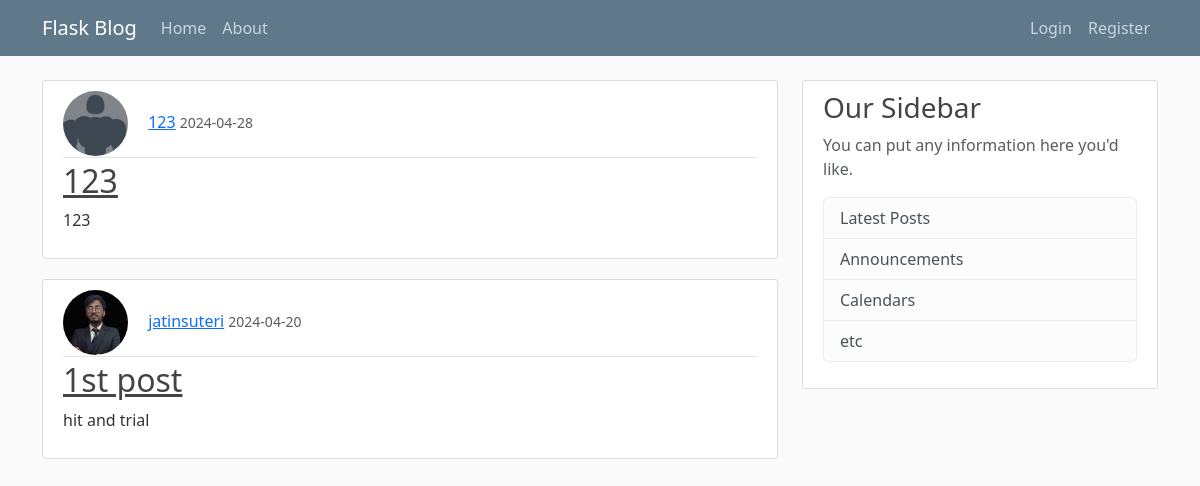
Page /home on the earlier database version.
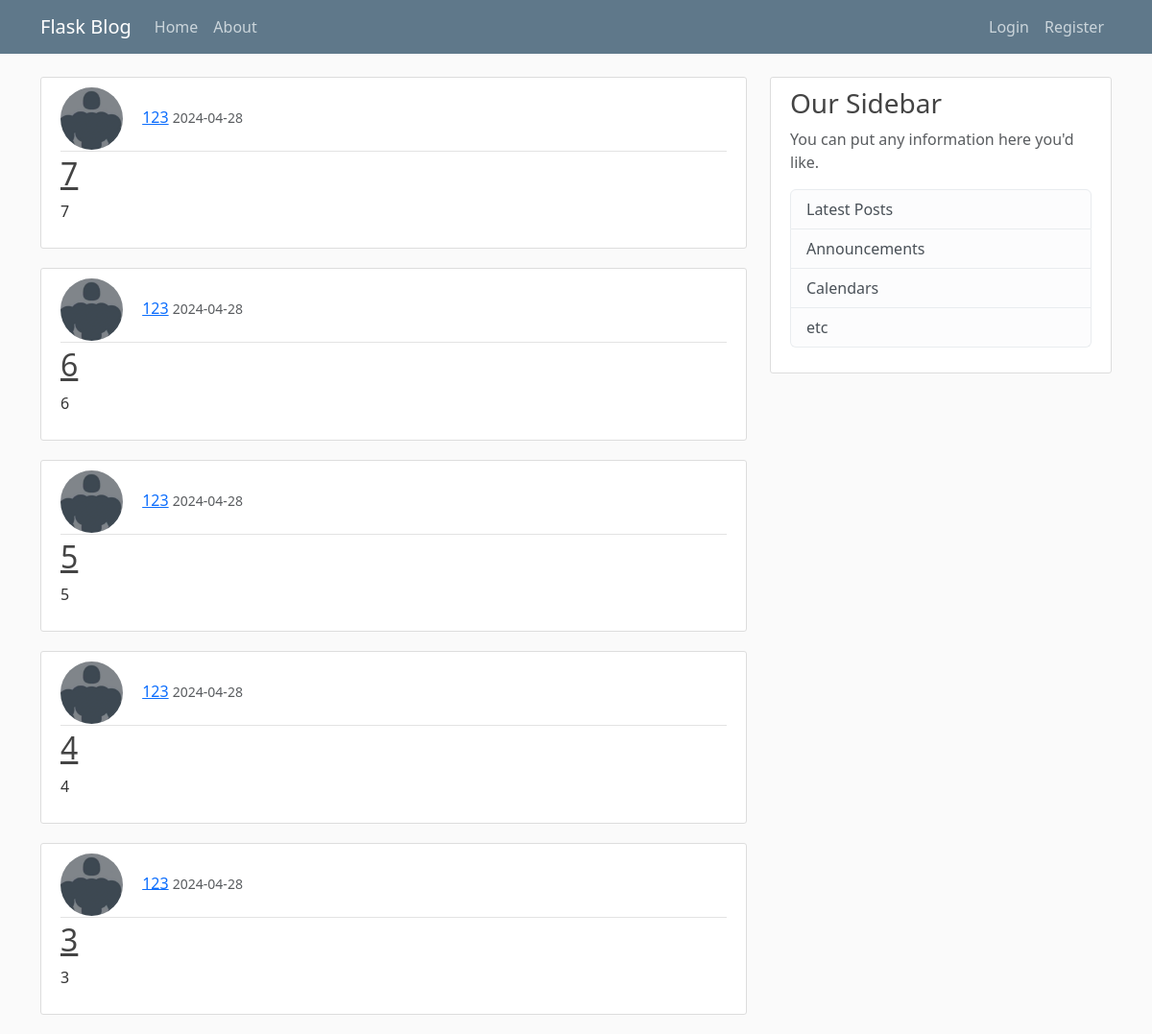
Same page on the later database version.
### flaskblog/models.py (models this page shows, shortened)
class Post(db.Model):
    id = db.Column(db.Integer, primary_key=True)
    title = db.Column(db.String(100), nullable=False)
    date_posted = db.Column(db.DateTime, nullable=False, default=datetime.now)
    content = db.Column(db.Text, nullable=False)
    user_id = db.Column(db.Integer, db.ForeignKey('user.id'), nullable=False)

class User(db.Model,UserMixin):
    id = db.Column(db.Integer, primary_key = True)
    username = db.Column(db.String(20), unique = True, nullable = False)
    email = db.Column(db.String(120), unique = True, nullable = False)
    password = db.Column(db.String(60), nullable = False)
    posts = db.relationship('Post', backref = 'author', lazy = True)
    image_file = db.Column(db.String(20), nullable=False, default='default.png')

### flaskblog/routes.py (the view)
@app.route('/')
@app.route('/home')
def home():
    page = request.args.get('page',1,type=int)
    posts = Post.query.order_by(Post.date_posted.desc()).paginate(page=page, per_page=5)
    return render_template('home.html',page = page,posts=posts)

### flaskblog/templates/home.html
{%extends 'layout.html'%}
{% block content %}
    {%for post in posts%}
    <article class="media content-section">
        <div class="media-body">
          <div class="article-metadata">
            <img class="rounded-circle article-img" src="{{url_for('static',filename = 'profile_pics/' + post.author.image_file)}}" alt="profile picture">
            <a class="mr-2" href="{{url_for('account')}}">{{ post.author.username }}</a>
            <small class="text-muted">{{ post.date_posted.strftime('%Y-%m-%d') }}</small>
          </div>
          <h2><a class="article-title" href="{{url_for('post', post_id = post.id)}}">{{ post.title }}</a></h2>
          <p class="article-content">{{ post.content }}</p>
        </div>
    </article>
    {%endfor%}
{%endblock%}

Differences in the rows shown:
no longer on this page (row unchanged): Post: image_file (placeholder picture), author.username "123", date_posted "2024-04-28", title "123", content "123"
no longer on this page (row unchanged): Post: image_file (picture), author.username "jatinsuteri", date_posted "2024-04-20", title "1st post", content "hit and trial"
added Post: image_file (placeholder picture), author.username "123", date_posted "2024-04-28", title "7", content "7"
added Post: image_file (placeholder picture), author.username "123", date_posted "2024-04-28", title "6", content "6"
added Post: image_file (placeholder picture), author.username "123", date_posted "2024-04-28", title "5", content "5"
added Post: image_file (placeholder picture), author.username "123", date_posted "2024-04-28", title "4", content "4"
added Post: image_file (placeholder picture), author.username "123", date_posted "2024-04-28", title "3", content "3"
